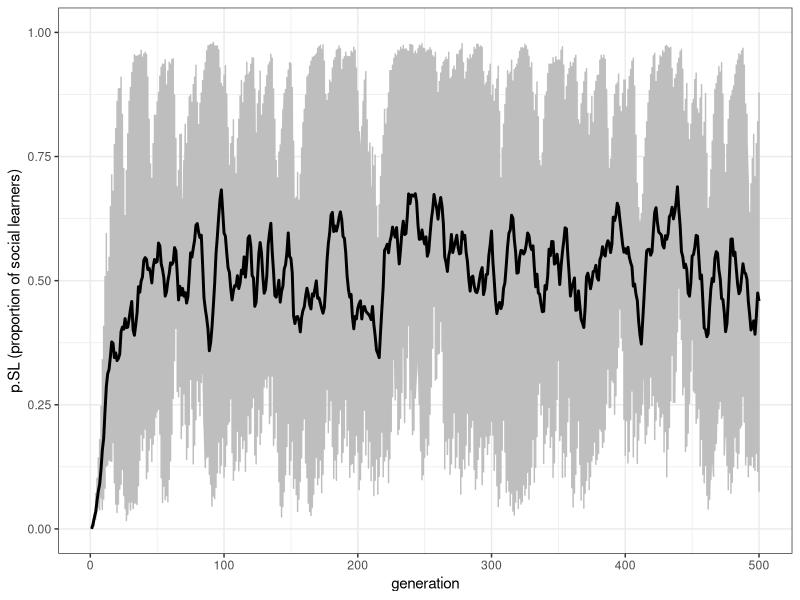
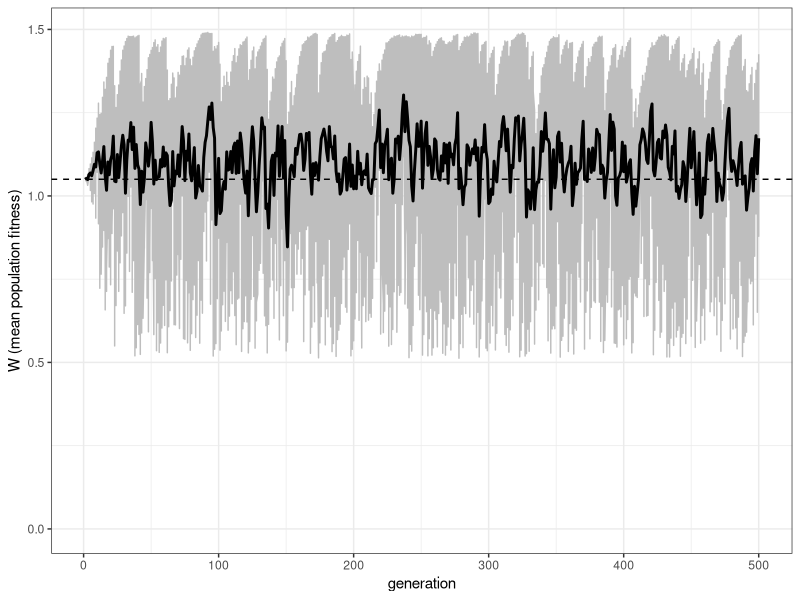
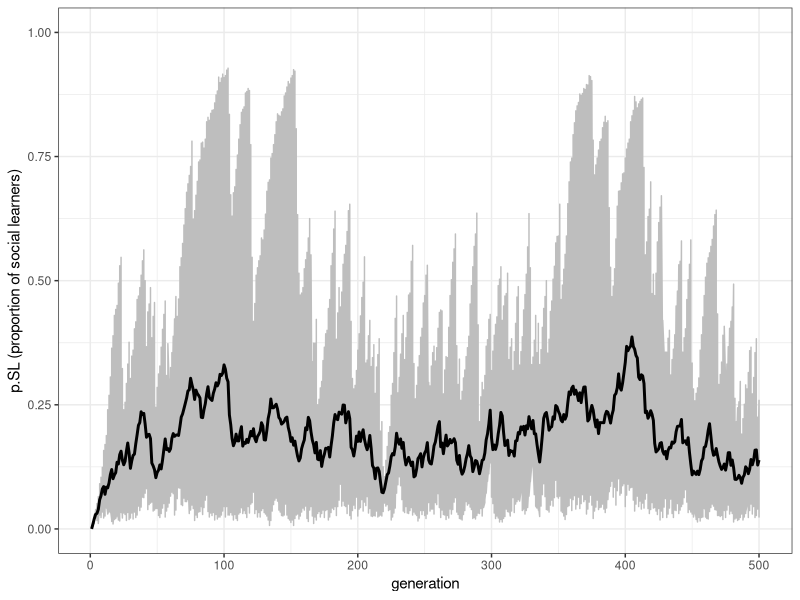
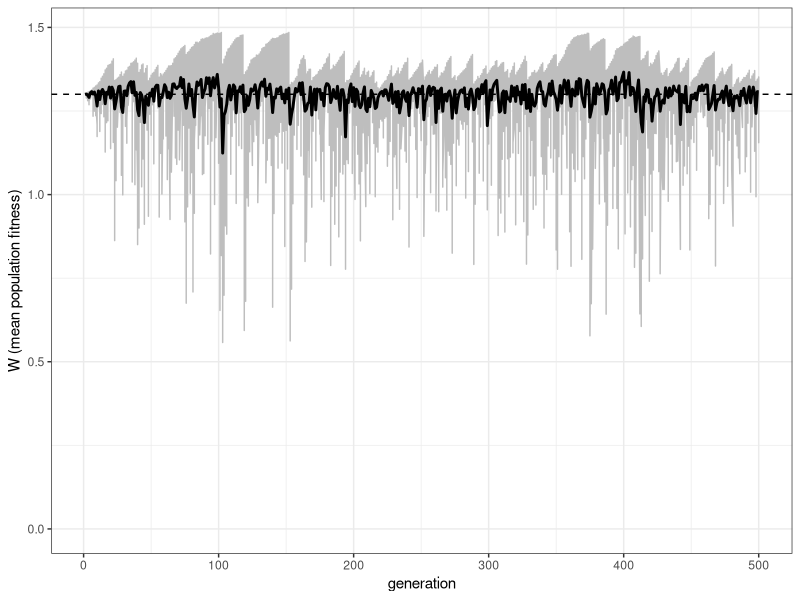
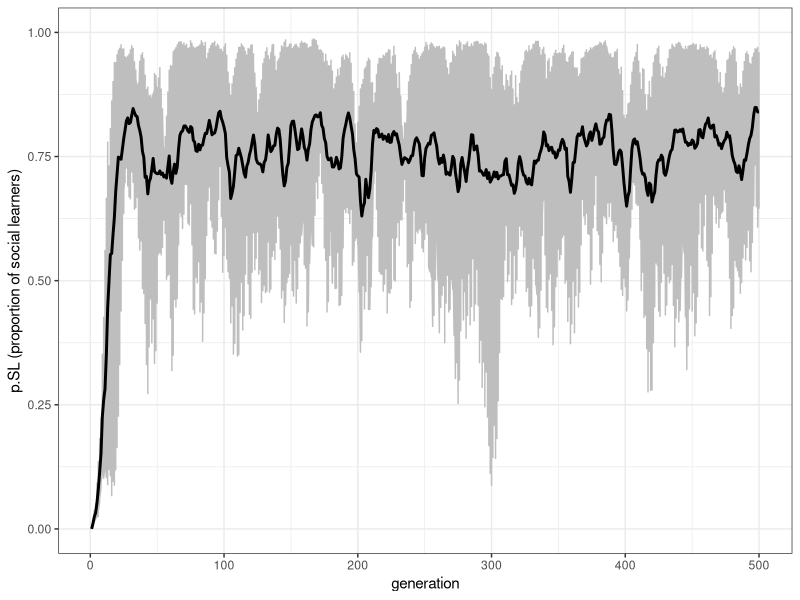
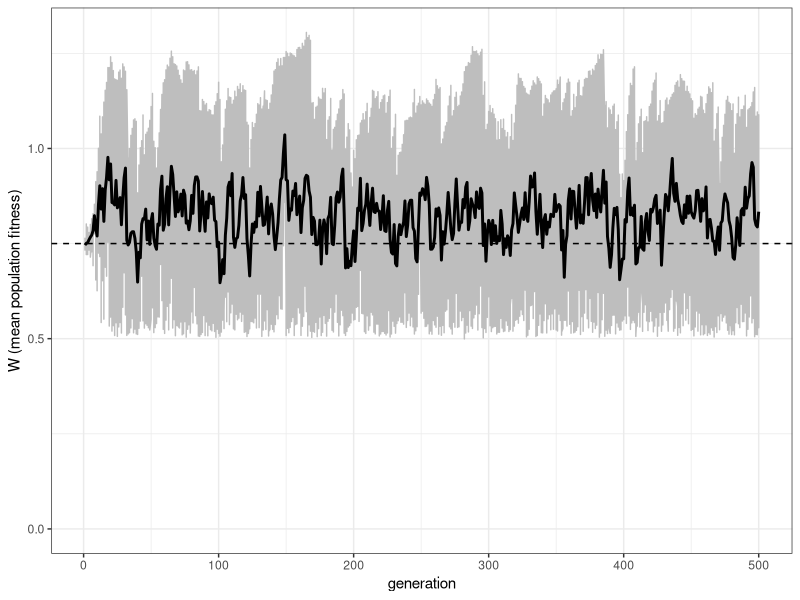
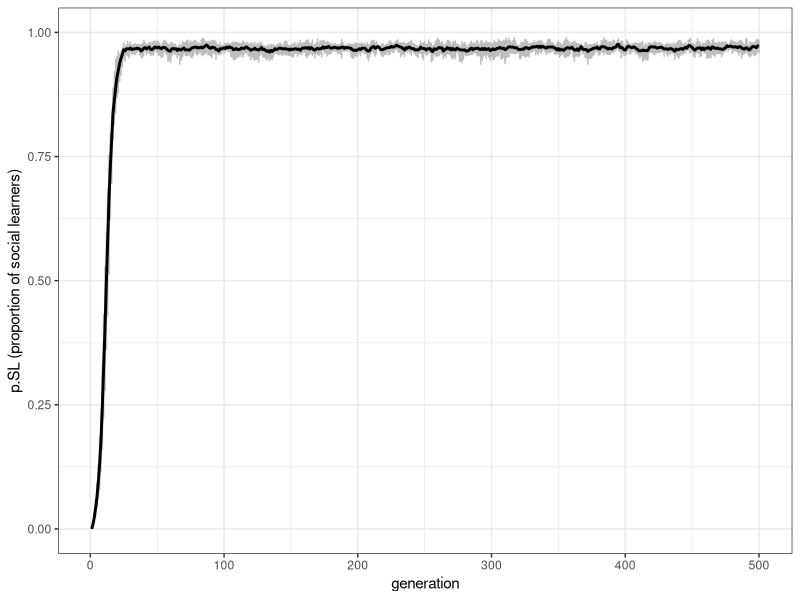
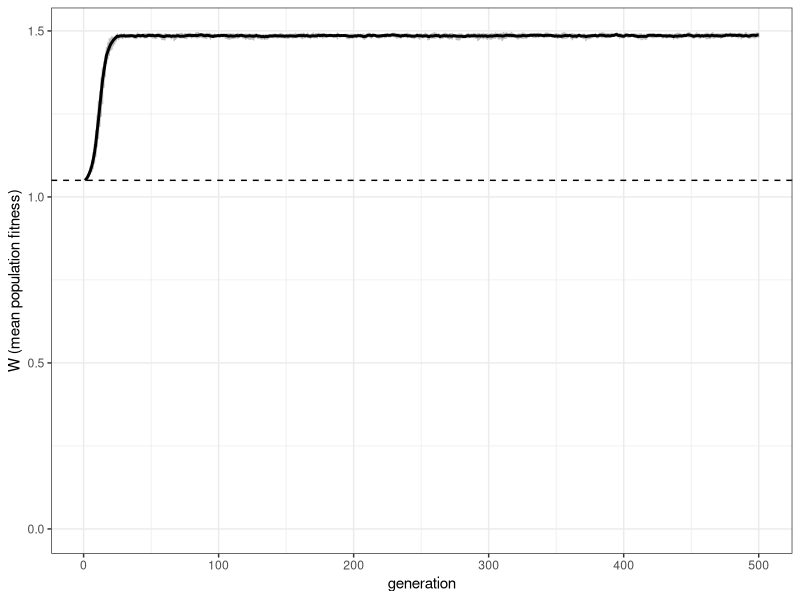

Source code (R) for these figures, in order:
## ---- chunk 1

library(tidyverse)
set.seed(111)

N <- 100
r_max <- 1
t_max <- 10

output <- tibble(generation = rep(1:t_max, r_max), run = as.factor(rep(1:r_max, each = t_max)), p.SL = rep(NA, t_max * r_max), W = rep(NA, t_max * r_max))

population <- tibble(learning = rep("individual", N), behaviour = rep(NA, N), fitness = rep(NA, N))

E <- 0

## ---- chunk 2

if (sum(population$learning == "social") > 0) {
  population$behaviour[population$learning == "social"] <- sample(previous_population$behaviour, sum(population$learning == "social"), replace = TRUE)
}

## ---- chunk 3

p <- 0.8

learn_correct <- sample(c(TRUE, FALSE), N, prob = c(p, 1 - p), replace = TRUE)
population$behaviour[learn_correct & population$learning == "individual"] <- E
population$behaviour[!learn_correct & population$learning == "individual"] <- E - 1

## ---- chunk 4

w <- 1
b <- 0.5
s <- 0
c <- 0.9

population$fitness <- w  # baseline fitness

# for individuals with behaviour matched to the environment, add b
population$fitness[population$behaviour == E] <- population$fitness[population$behaviour == E] + b  
# for individuals with behaviour not matched to the environment, subtract b
population$fitness[population$behaviour != E] <- population$fitness[population$behaviour != E] - b

# impose cost b*c on individual learners
population$fitness[population$learning == "individual"] <- population$fitness[population$learning == "individual"] - b*c  
# impose cost b*s on social learners
population$fitness[population$learning == "social"] <- population$fitness[population$learning == "social"] - b*s 

## ---- chunk 5

t <- 1
r <- 1

output[output$generation == t & output$run == r, ]$p.SL <- mean(population$learning == "social")
output[output$generation == t & output$run == r, ]$W <- mean(population$fitness)

## ---- chunk 6

mu <- 0.1

previous_population <- population
population$behaviour <- NA
population$fitness <- NA
      
# probability of individual learning in new generation (population) is proportional to the relative fitness of individual learners in the previous_population
      
# relative fitness of individual learners (if there are any)
if (sum(previous_population$learning == "individual") > 0) {
  fitness_IL <- sum(previous_population$fitness[previous_population$learning == "individual"]) / sum(previous_population$fitness)
} else {
  fitness_IL <- 0
}
produce_IL <- sample(c(TRUE, FALSE), N, prob = c(fitness_IL, 1 - fitness_IL), replace = TRUE)
      
# also add mutation, chance of switching learning types
mutation <- sample(c(TRUE, FALSE), N, prob = c(mu, 1 - mu), replace = TRUE)
      
# if parent is an individual learner and no mutation, then they're an ind learner
population$learning[produce_IL & !mutation] <- "individual"  
# if parent is a social learner and no mutation, then they're a social learner
population$learning[!produce_IL & !mutation] <- "social"  
# if parent is an individual learner plus mutation, then they're a social learner
population$learning[produce_IL & mutation] <- "social"  
# if parent is a social learner plus mutation, then they're an ind learner
population$learning[!produce_IL & mutation] <- "individual"  

## ---- chunk 7

u <- 0.1

if (runif(1) < u) E <- E + 1

## ---- chunk 8

rogers_model <- function(N, t_max, r_max, w = 1, b = 0.5, c, s = 0, mu, p, u) {
  
  # check parameters, to avoid negative fitnesses
  if (b*(1+c) > 1 || b*(1+s) > 1) {
    stop("Invalid parameter values: ensure b*(1+c) < 1 and b*(1+s) < 1")
  }
  
  # create output tibble
  # p.SL is the proportion of social learners in the population and W is the population mean fitness
  output <- tibble(generation = rep(1:t_max, r_max), run = as.factor(rep(1:r_max, each = t_max)), p.SL = rep(NA, t_max * r_max), W = rep(NA, t_max * r_max))
  
  for (r in 1:r_max) {
    
    # create a population of individuals
    # learning type is 'individual' or 'social' (initially all 'individual')
    # behaviour is indexed by an integer, which may or may not match the environment
    # fitness is the individual's fitness, given their learning type, behaviour and the environment
    population <- tibble(learning = rep("individual", N), behaviour = rep(NA, N), fitness = rep(NA, N))
    
    # initialise the environment
    E <- 0
    
    for (t in 1:t_max) {
      
      # 1. social learners copy the behaviour of a randomly chosen member of the previous generation
      if (sum(population$learning == "social") > 0) {
        population$behaviour[population$learning == "social"] <- sample(previous_population$behaviour, sum(population$learning == "social"), replace = TRUE)
      }
      
      # 2. individual learners learn the correct behaviour (E) with probability p
      # otherwise they learn the incorrect behaviour (E - 1)
      learn_correct <- sample(c(TRUE, FALSE), N, prob = c(p, 1 - p), replace = TRUE)
      population$behaviour[learn_correct & population$learning == "individual"] <- E
      population$behaviour[!learn_correct & population$learning == "individual"] <- E - 1
      
      # 3. get fitnesses
      population$fitness <- w  # baseline fitness
      # for individuals with behaviour matched to the environment, add b
      population$fitness[population$behaviour == E] <- population$fitness[population$behaviour == E] + b  
      # for individuals with behaviour not matched to the environment, subtract b
      population$fitness[population$behaviour != E] <- population$fitness[population$behaviour != E] - b
      # impose cost b*c on individual learners
      population$fitness[population$learning == "individual"] <- population$fitness[population$learning == "individual"] - b*c  
      # impose cost b*s on social learners
      population$fitness[population$learning == "social"] <- population$fitness[population$learning == "social"] - b*s 
      
      # 4. store population characteristics in output
      output[output$generation == t & output$run == r, ]$p.SL <- mean(population$learning == "social")
      output[output$generation == t & output$run == r, ]$W <- mean(population$fitness)
      
      # 5. reproduction
      previous_population <- population
      population$behaviour <- NA
      population$fitness <- NA
      
      # probability of individual learning in new generation (population) is proportional to the relative fitness of individual learners in the previous_population
      
      # relative fitness of individual learners (if there are any)
      if (sum(previous_population$learning == "individual") > 0) {
        fitness_IL <- sum(previous_population$fitness[previous_population$learning == "individual"]) / sum(previous_population$fitness)
      } else {
        fitness_IL <- 0
      }
      produce_IL <- sample(c(TRUE, FALSE), N, prob = c(fitness_IL, 1 - fitness_IL), replace = TRUE)
      
      # also add mutation, chance of switching learning types
      mutation <- sample(c(TRUE, FALSE), N, prob = c(mu, 1 - mu), replace = TRUE)
      
      # if parent is an individual learner and no mutation, then they're an ind learner
      population$learning[produce_IL & !mutation] <- "individual"  
      # if parent is a social learner and no mutation, then they're a social learner
      population$learning[!produce_IL & !mutation] <- "social"  
      # if parent is an individual learner plus mutation, then they're a social learner
      population$learning[produce_IL & mutation] <- "social"  
      # if parent is a social learner plus mutation, then they're an ind learner
      population$learning[!produce_IL & mutation] <- "individual"  
      
      # 6. potential environmental change
      # increment the environmental state with probability u
      if (runif(1) < u) E <- E + 1
      
    }
  }
  output
}

## ---- chunk 9

data_model <- rogers_model(N = 1000, t_max = 500, r_max = 10, c = 0.9, mu = 0.01, p = 1, u = 0.2)

## ---- chunk 10

plot_p.SL <- function(data_model) {
  ggplot(data = data_model, aes(y = p.SL, x = generation)) +
    geom_line(col = "grey") +
    stat_summary(fun.y = mean, geom = "line", size = 1) +
    ylim(c(0, 1)) +
    theme_bw() +
    labs(y = "p.SL (proportion of social learners)")
}

plot_p.SL(data_model)

## ---- chunk 11

plot_W <- function(data_model, w=1, b=0.5, c, p) {
  ggplot(data = data_model, aes(y = W, x = generation)) +
    geom_line(col = "grey") +
    stat_summary(fun.y = mean, geom = "line", size = 1) +
    geom_hline(yintercept = w + b*(2*p - c - 1), linetype = 2) +
    ylim(c(0, NA)) +
    theme_bw() +
    labs(y = "W (mean population fitness)")
}

plot_W(data_model, c = 0.9, p = 1)

## ---- chunk 12

data_model <- rogers_model(N = 1000, t_max = 500, r_max = 10, c = 0.4, mu = 0.01, p = 1, u = 0.2)
plot_p.SL(data_model)
plot_W(data_model, c = 0.4, p = 1)

## ---- chunk 13

data_model <- rogers_model(N = 1000, t_max = 500, r_max = 10, c = 0.9, mu = 0.01, p = 0.7, u = 0.2)
plot_p.SL(data_model)
plot_W(data_model, c = 0.9, p = 0.7)

## ---- chunk 14

data_model <- rogers_model(N = 1000, t_max = 500, r_max = 10, c = 0.9, mu = 0.01, p = 1, u = 0.0)
plot_p.SL(data_model)
plot_W(data_model, c = 0.9, p = 1)

